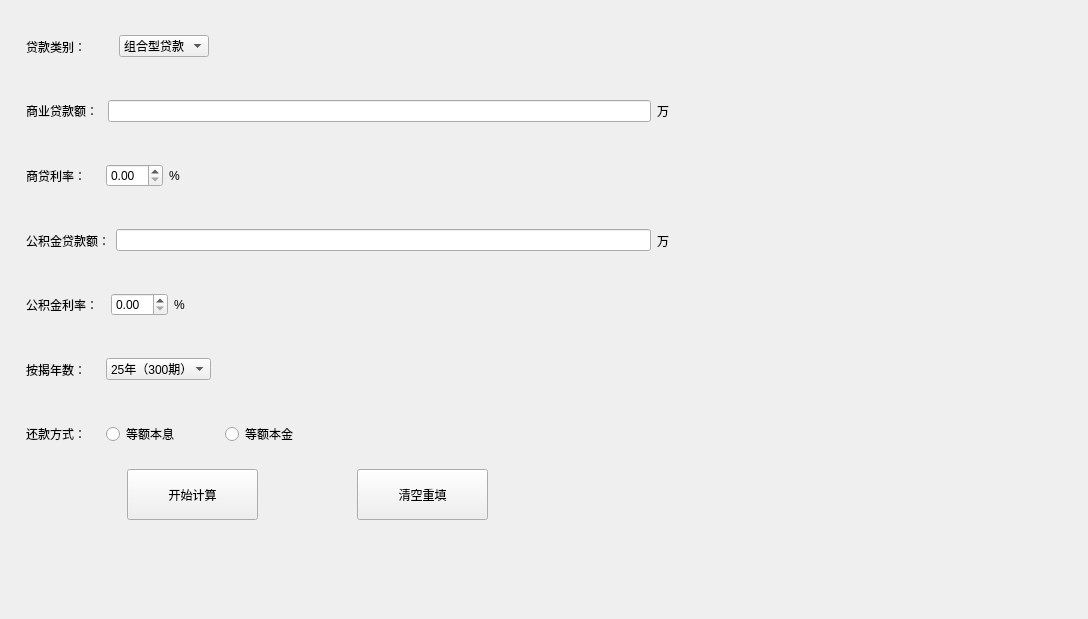
<?xml version="1.0" encoding="UTF-8"?>
<ui version="4.0">
 <class>zuhe</class>
 <widget class="QWidget" name="zuhe">
  <property name="geometry">
   <rect>
    <x>0</x>
    <y>0</y>
    <width>1088</width>
    <height>619</height>
   </rect>
  </property>
  <property name="windowTitle">
   <string>房贷计算器</string>
  </property>
  <widget class="QWidget" name="widget_9" native="true">
   <property name="geometry">
    <rect>
     <x>17</x>
     <y>17</y>
     <width>681</width>
     <height>511</height>
    </rect>
   </property>
   <layout class="QVBoxLayout" name="verticalLayout">
    <item>
     <widget class="QWidget" name="widget" native="true">
      <layout class="QHBoxLayout" name="horizontalLayout">
       <item>
        <widget class="QLabel" name="label">
         <property name="text">
          <string>贷款类别：   </string>
         </property>
        </widget>
       </item>
       <item>
        <widget class="QComboBox" name="comboBox">
         <item>
          <property name="text">
           <string>组合型贷款</string>
          </property>
         </item>
         <item>
          <property name="text">
           <string>商业贷款</string>
          </property>
         </item>
         <item>
          <property name="text">
           <string>公积金贷款</string>
          </property>
         </item>
        </widget>
       </item>
       <item>
        <spacer name="horizontalSpacer">
         <property name="orientation">
          <enum>Qt::Horizontal</enum>
         </property>
         <property name="sizeType">
          <enum>QSizePolicy::Fixed</enum>
         </property>
         <property name="sizeHint" stdset="0">
          <size>
           <width>480</width>
           <height>20</height>
          </size>
         </property>
        </spacer>
       </item>
      </layout>
     </widget>
    </item>
    <item>
     <widget class="QWidget" name="widget_2" native="true">
      <layout class="QHBoxLayout" name="horizontalLayout_2">
       <item>
        <widget class="QLabel" name="label_2">
         <property name="text">
          <string>商业贷款额： </string>
         </property>
        </widget>
       </item>
       <item>
        <widget class="QLineEdit" name="lineEdit1"/>
       </item>
       <item>
        <widget class="QLabel" name="label_3">
         <property name="text">
          <string>万</string>
         </property>
        </widget>
       </item>
       <item>
        <spacer name="horizontalSpacer_2">
         <property name="orientation">
          <enum>Qt::Horizontal</enum>
         </property>
         <property name="sizeType">
          <enum>QSizePolicy::Fixed</enum>
         </property>
         <property name="sizeHint" stdset="0">
          <size>
           <width>20</width>
           <height>20</height>
          </size>
         </property>
        </spacer>
       </item>
      </layout>
     </widget>
    </item>
    <item>
     <widget class="QWidget" name="widget_3" native="true">
      <layout class="QGridLayout" name="gridLayout_2">
       <item row="0" column="0">
        <widget class="QLabel" name="label_4">
         <property name="text">
          <string>商贷利率：    </string>
         </property>
        </widget>
       </item>
       <item row="0" column="3">
        <spacer name="horizontalSpacer_13">
         <property name="orientation">
          <enum>Qt::Horizontal</enum>
         </property>
         <property name="sizeHint" stdset="0">
          <size>
           <width>40</width>
           <height>20</height>
          </size>
         </property>
        </spacer>
       </item>
       <item row="0" column="2">
        <widget class="QLabel" name="label_5">
         <property name="text">
          <string>%</string>
         </property>
        </widget>
       </item>
       <item row="0" column="1">
        <widget class="QDoubleSpinBox" name="doubleSpinBox"/>
       </item>
       <item row="0" column="4">
        <spacer name="horizontalSpacer_3">
         <property name="orientation">
          <enum>Qt::Horizontal</enum>
         </property>
         <property name="sizeType">
          <enum>QSizePolicy::Fixed</enum>
         </property>
         <property name="sizeHint" stdset="0">
          <size>
           <width>420</width>
           <height>20</height>
          </size>
         </property>
        </spacer>
       </item>
      </layout>
     </widget>
    </item>
    <item>
     <widget class="QWidget" name="widget_4" native="true">
      <layout class="QHBoxLayout" name="horizontalLayout_4">
       <item>
        <widget class="QLabel" name="label_6">
         <property name="text">
          <string>公积金贷款额：</string>
         </property>
        </widget>
       </item>
       <item>
        <widget class="QLineEdit" name="lineEdit2"/>
       </item>
       <item>
        <widget class="QLabel" name="label_7">
         <property name="text">
          <string>万</string>
         </property>
        </widget>
       </item>
       <item>
        <spacer name="horizontalSpacer_4">
         <property name="orientation">
          <enum>Qt::Horizontal</enum>
         </property>
         <property name="sizeType">
          <enum>QSizePolicy::Fixed</enum>
         </property>
         <property name="sizeHint" stdset="0">
          <size>
           <width>20</width>
           <height>20</height>
          </size>
         </property>
        </spacer>
       </item>
      </layout>
     </widget>
    </item>
    <item>
     <widget class="QWidget" name="widget_5" native="true">
      <layout class="QHBoxLayout" name="horizontalLayout_5">
       <item>
        <widget class="QLabel" name="label_8">
         <property name="text">
          <string>公积金利率：  </string>
         </property>
        </widget>
       </item>
       <item>
        <widget class="QDoubleSpinBox" name="doubleSpinBox_2"/>
       </item>
       <item>
        <widget class="QLabel" name="label_9">
         <property name="text">
          <string>%</string>
         </property>
        </widget>
       </item>
       <item>
        <spacer name="horizontalSpacer_12">
         <property name="orientation">
          <enum>Qt::Horizontal</enum>
         </property>
         <property name="sizeHint" stdset="0">
          <size>
           <width>40</width>
           <height>20</height>
          </size>
         </property>
        </spacer>
       </item>
       <item>
        <spacer name="horizontalSpacer_5">
         <property name="orientation">
          <enum>Qt::Horizontal</enum>
         </property>
         <property name="sizeType">
          <enum>QSizePolicy::Fixed</enum>
         </property>
         <property name="sizeHint" stdset="0">
          <size>
           <width>420</width>
           <height>20</height>
          </size>
         </property>
        </spacer>
       </item>
      </layout>
     </widget>
    </item>
    <item>
     <widget class="QWidget" name="widget_6" native="true">
      <layout class="QHBoxLayout" name="horizontalLayout_6">
       <item>
        <widget class="QLabel" name="label_10">
         <property name="text">
          <string>按揭年数：    </string>
         </property>
        </widget>
       </item>
       <item>
        <widget class="QComboBox" name="comboBox_2">
         <item>
          <property name="text">
           <string>25年（300期）</string>
          </property>
         </item>
         <item>
          <property name="text">
           <string>24年（288期）</string>
          </property>
         </item>
         <item>
          <property name="text">
           <string>23年（276期）</string>
          </property>
         </item>
         <item>
          <property name="text">
           <string>22年（264期）</string>
          </property>
         </item>
         <item>
          <property name="text">
           <string>21年（252期）</string>
          </property>
         </item>
         <item>
          <property name="text">
           <string>20年（240期）</string>
          </property>
         </item>
         <item>
          <property name="text">
           <string>19年（228期）</string>
          </property>
         </item>
         <item>
          <property name="text">
           <string>18年（216期）</string>
          </property>
         </item>
         <item>
          <property name="text">
           <string>17年（204期）</string>
          </property>
         </item>
         <item>
          <property name="text">
           <string>16年（192期）</string>
          </property>
         </item>
         <item>
          <property name="text">
           <string>15年（180期）</string>
          </property>
         </item>
         <item>
          <property name="text">
           <string>14年（168期）</string>
          </property>
         </item>
         <item>
          <property name="text">
           <string>13年（156期）</string>
          </property>
         </item>
         <item>
          <property name="text">
           <string>12年（144期）</string>
          </property>
         </item>
         <item>
          <property name="text">
           <string>11年（132期）</string>
          </property>
         </item>
         <item>
          <property name="text">
           <string>10年（120期）</string>
          </property>
         </item>
         <item>
          <property name="text">
           <string>9年（108期）</string>
          </property>
         </item>
         <item>
          <property name="text">
           <string>8年（96期）</string>
          </property>
         </item>
         <item>
          <property name="text">
           <string>7年（84期）</string>
          </property>
         </item>
         <item>
          <property name="text">
           <string>6年（72期）</string>
          </property>
         </item>
         <item>
          <property name="text">
           <string>5年（60期）</string>
          </property>
         </item>
         <item>
          <property name="text">
           <string>4年（48期）</string>
          </property>
         </item>
         <item>
          <property name="text">
           <string>3年（36期）</string>
          </property>
         </item>
         <item>
          <property name="text">
           <string>2年（24期）</string>
          </property>
         </item>
         <item>
          <property name="text">
           <string>1年（12期）</string>
          </property>
         </item>
        </widget>
       </item>
       <item>
        <spacer name="horizontalSpacer_6">
         <property name="orientation">
          <enum>Qt::Horizontal</enum>
         </property>
         <property name="sizeType">
          <enum>QSizePolicy::Fixed</enum>
         </property>
         <property name="sizeHint" stdset="0">
          <size>
           <width>480</width>
           <height>20</height>
          </size>
         </property>
        </spacer>
       </item>
      </layout>
     </widget>
    </item>
    <item>
     <widget class="QWidget" name="widget_7" native="true">
      <layout class="QHBoxLayout" name="horizontalLayout_7">
       <item>
        <widget class="QLabel" name="label_11">
         <property name="text">
          <string>还款方式：    </string>
         </property>
        </widget>
       </item>
       <item>
        <widget class="QRadioButton" name="radioButton">
         <property name="text">
          <string>等额本息</string>
         </property>
        </widget>
       </item>
       <item>
        <spacer name="horizontalSpacer_8">
         <property name="orientation">
          <enum>Qt::Horizontal</enum>
         </property>
         <property name="sizeType">
          <enum>QSizePolicy::Fixed</enum>
         </property>
         <property name="sizeHint" stdset="0">
          <size>
           <width>40</width>
           <height>20</height>
          </size>
         </property>
        </spacer>
       </item>
       <item>
        <widget class="QRadioButton" name="radioButton_2">
         <property name="text">
          <string>等额本金</string>
         </property>
        </widget>
       </item>
       <item>
        <spacer name="horizontalSpacer_7">
         <property name="orientation">
          <enum>Qt::Horizontal</enum>
         </property>
         <property name="sizeHint" stdset="0">
          <size>
           <width>40</width>
           <height>20</height>
          </size>
         </property>
        </spacer>
       </item>
      </layout>
     </widget>
    </item>
    <item>
     <widget class="QWidget" name="widget_8" native="true">
      <widget class="QPushButton" name="pushButton">
       <property name="geometry">
        <rect>
         <x>110</x>
         <y>0</y>
         <width>131</width>
         <height>51</height>
        </rect>
       </property>
       <property name="styleSheet">
        <string notr="true">font: 10pt &quot;楷体&quot;;</string>
       </property>
       <property name="text">
        <string>开始计算</string>
       </property>
      </widget>
      <widget class="QPushButton" name="pushButton_2">
       <property name="geometry">
        <rect>
         <x>340</x>
         <y>0</y>
         <width>131</width>
         <height>51</height>
        </rect>
       </property>
       <property name="styleSheet">
        <string notr="true">font: 10pt &quot;楷体&quot;;</string>
       </property>
       <property name="text">
        <string>清空重填</string>
       </property>
      </widget>
     </widget>
    </item>
   </layout>
  </widget>
  <widget class="QWidget" name="widget_14" native="true">
   <property name="geometry">
    <rect>
     <x>730</x>
     <y>180</y>
     <width>271</width>
     <height>41</height>
    </rect>
   </property>
   <layout class="QGridLayout" name="gridLayout_3">
    <item row="0" column="3">
     <widget class="QLabel" name="label_23">
      <property name="text">
       <string/>
      </property>
     </widget>
    </item>
    <item row="0" column="0">
     <widget class="QLabel" name="label_21">
      <property name="text">
       <string/>
      </property>
     </widget>
    </item>
    <item row="0" column="1">
     <widget class="QLabel" name="label_22">
      <property name="text">
       <string/>
      </property>
     </widget>
    </item>
   </layout>
  </widget>
  <widget class="QWidget" name="widget_13" native="true">
   <property name="geometry">
    <rect>
     <x>730</x>
     <y>130</y>
     <width>271</width>
     <height>41</height>
    </rect>
   </property>
   <layout class="QGridLayout" name="gridLayout_4">
    <item row="0" column="0">
     <widget class="QLabel" name="label_18">
      <property name="text">
       <string/>
      </property>
     </widget>
    </item>
    <item row="0" column="1">
     <widget class="QLabel" name="label_19">
      <property name="text">
       <string/>
      </property>
     </widget>
    </item>
    <item row="0" column="2">
     <widget class="QLabel" name="label_20">
      <property name="text">
       <string/>
      </property>
     </widget>
    </item>
   </layout>
  </widget>
  <widget class="QWidget" name="widget_11" native="true">
   <property name="geometry">
    <rect>
     <x>730</x>
     <y>30</y>
     <width>271</width>
     <height>41</height>
    </rect>
   </property>
   <layout class="QHBoxLayout" name="horizontalLayout_10">
    <item>
     <widget class="QLabel" name="label_12">
      <property name="enabled">
       <bool>true</bool>
      </property>
      <property name="acceptDrops">
       <bool>false</bool>
      </property>
      <property name="text">
       <string/>
      </property>
     </widget>
    </item>
    <item>
     <widget class="QLabel" name="label_13">
      <property name="text">
       <string/>
      </property>
     </widget>
    </item>
    <item>
     <widget class="QLabel" name="label_14">
      <property name="text">
       <string/>
      </property>
     </widget>
    </item>
   </layout>
  </widget>
  <widget class="QWidget" name="widget_12" native="true">
   <property name="geometry">
    <rect>
     <x>730</x>
     <y>80</y>
     <width>271</width>
     <height>41</height>
    </rect>
   </property>
   <layout class="QGridLayout" name="gridLayout_5">
    <item row="0" column="0">
     <widget class="QLabel" name="label_15">
      <property name="text">
       <string/>
      </property>
     </widget>
    </item>
    <item row="0" column="1">
     <widget class="QLabel" name="label_16">
      <property name="text">
       <string/>
      </property>
     </widget>
    </item>
    <item row="0" column="2">
     <widget class="QLabel" name="label_17">
      <property name="text">
       <string/>
      </property>
     </widget>
    </item>
   </layout>
  </widget>
  <widget class="QWidget" name="widget_16" native="true">
   <property name="geometry">
    <rect>
     <x>730</x>
     <y>280</y>
     <width>271</width>
     <height>41</height>
    </rect>
   </property>
   <layout class="QGridLayout" name="gridLayout_6">
    <item row="0" column="0">
     <widget class="QLabel" name="label_27">
      <property name="text">
       <string/>
      </property>
     </widget>
    </item>
    <item row="0" column="1">
     <widget class="QLabel" name="label_28">
      <property name="text">
       <string/>
      </property>
     </widget>
    </item>
    <item row="0" column="2">
     <widget class="QLabel" name="label_29">
      <property name="text">
       <string/>
      </property>
     </widget>
    </item>
   </layout>
  </widget>
  <widget class="QWidget" name="widget_15" native="true">
   <property name="geometry">
    <rect>
     <x>730</x>
     <y>230</y>
     <width>271</width>
     <height>41</height>
    </rect>
   </property>
   <layout class="QGridLayout" name="gridLayout">
    <item row="0" column="0">
     <widget class="QLabel" name="label_24">
      <property name="text">
       <string/>
      </property>
     </widget>
    </item>
    <item row="0" column="1">
     <widget class="QLabel" name="label_25">
      <property name="text">
       <string/>
      </property>
     </widget>
    </item>
    <item row="0" column="2">
     <widget class="QLabel" name="label_26">
      <property name="text">
       <string/>
      </property>
     </widget>
    </item>
   </layout>
  </widget>
 </widget>
 <resources/>
 <connections/>
</ui>
